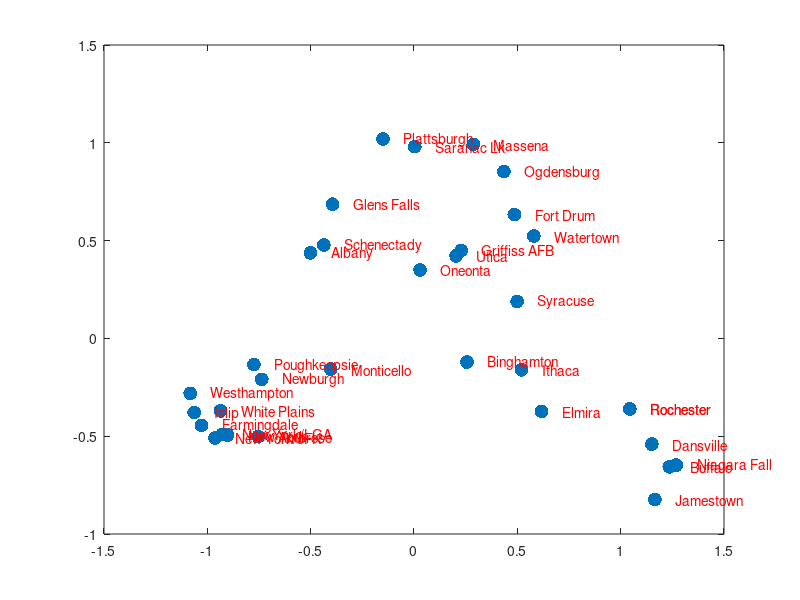

MATLAB code for this plot:
% Problem 4: Complete the exercise only using the core MATLAB language 
% (arithmetic operations, loops, etc.) and the following functions as needed.
%
%   size    size of an array
%   eye     creates an identity matrix
%   ones    creates a vector/matrix of ones
%   svd     computes the Singular Value Decomposition
%   diag    extracts the diagonal from a diagonal matrix
%   figure  creates a figure
%   plot    plots lines or points
%   text    add text description to data points
%   title   add title to plot
%   hold on hold current graphic
%
clear all; close all; clc


% Load data
load('nycity.mat');  % D, c
n = length(c);
J = eye(n) - (1/n) * ones(n, 1) * ones(1, n);
B = -0.5 * J * D * J;
[U, S, V] = svd(B);
X = U(:, 1:2) * (S(1:2, 1:2).^0.5);

% [X, E] = cmdscale(D);
plot(X(:, 1), X(:, 2), '.', 'MarkerSize', 30);
% plot(X(1, :), X(2, :), '.', 'MarkerSize', 30);

text(X(:, 1)+.1, X(:, 2), c, 'Color', 'r');


